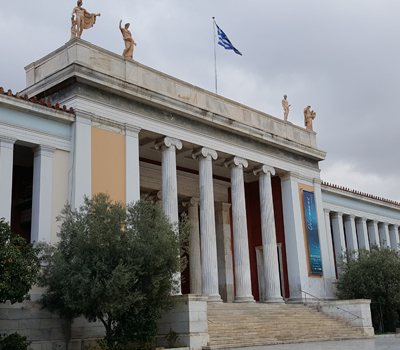
#> input picture Python/openCV/images/perspective.jpg, 400 x 350 px
$ python perspective_transform.py
#> lines starting #> are read from the running program, lines starting #| are printed output that depends on the picture; after the words box and inside, x2 and y2 are one past the last pixel; in counts of white or black regions, pixels touching at a corner belong together
#!/usr/bin/env python
# coding: utf-8

# In[1]:


import numpy as np, cv2


# In[2]:


image = cv2.imread('images/perspective.jpg', cv2.IMREAD_COLOR)
#> image is the input picture: shape (350, 400, 3); mean B, G, R 129, 129.1, 128.7
if image is None: raise Exception("영상 파일을 읽기 에러")


# In[3]:


pts1 = np.float32([(80, 40),  (315, 133), (75, 300), (335, 300)] )
pts2 = np.float32([(50, 60),  (340, 60), (50, 320), (340, 320)])
perspect_mat = cv2.getPerspectiveTransform(pts1, pts2) #.astype('float32')
dst = cv2.warpPerspective(image, perspect_mat, image.shape[1::-1], cv2.INTER_CUBIC)
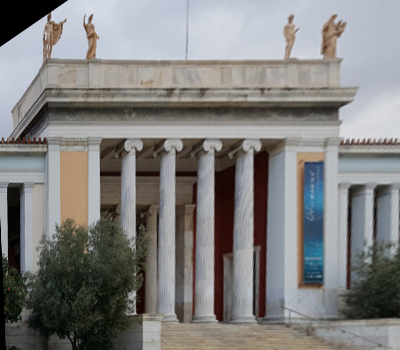
#> dst: shape (350, 400, 3); mean B, G, R 126.4, 127.5, 128.4
print("[perspect_mat] = \n%s\n" % perspect_mat )


# In[4]:


## 변환 좌표 계산 - 행렬 내적 이용 방법
ones = np.ones((4,1), np.float64)
pts3 = np.append(pts1, ones, axis=1)              # 원본 좌표 -> 동차 좌표 저장
pts4 = cv2.gemm(pts3, perspect_mat.T, 1, None, 1)  # 행렬 곱으로 좌표 변환값 계산


# [8 lines of commented-out code are left out]
print(" 원본 영상 좌표 \t 목적 영상 좌표 \t\t 동차 좌표 \t\t 변환 결과 좌표")


# In[6]:


for i in range(len(pts4)):
    pts4[i] /= pts4[i][2]
    print("%i : %-14s %-14s %-18s%-18s" % (i, pts1[i], pts2[i], pts3[i], pts4[i]))
    cv2.circle(image, tuple(pts1[i].astype(int)), 4, (0, 255, 0), -1) # 원본 영상에 pts1 표시
    cv2.circle(dst  , tuple(pts2[i].astype(int)), 4, (0, 255, 0), -1) # 목적 영상에 pts2 표시
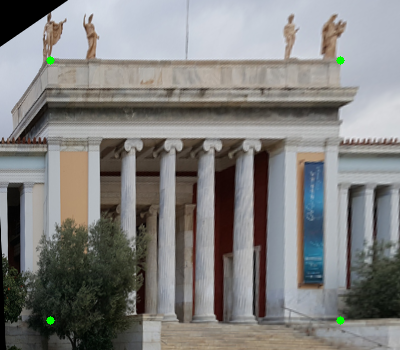
#> dst: shape (350, 400, 3); 0.14% of pixels changed, all inside (x1, y1, x2, y2) = (46, 56, 345, 325)
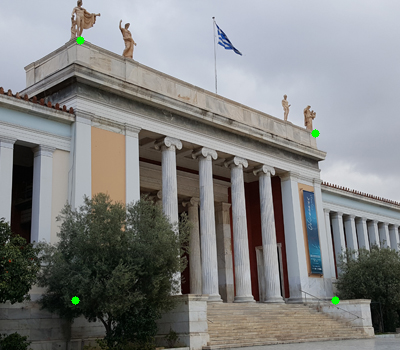
#> image: shape (350, 400, 3); 0.14% of pixels changed, all inside (x1, y1, x2, y2) = (71, 36, 340, 305)
#> after the loop, pts4 = [[50, 60, 1], [340, 60, 1], [50, 320, 1], [340, 320, 1]]


# In[7]:


cv2.imshow("image", image)
cv2.imshow("dst_perspective", dst)
cv2.waitKey(0)
cv2.destroyAllWindows()


# In[ ]:

$ run again, with Python/openCV/images/abs_test2.jpg copied over Python/openCV/images/perspective.jpg
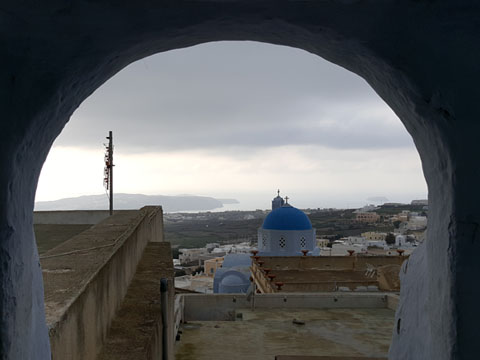
#> input picture Python/openCV/images/abs_test2.jpg, 480 x 360 px
#> image is the input picture: shape (360, 480, 3); mean B, G, R 95.3, 93.7, 91.5
#> after the loop `for i in range(len(pts4)):`:
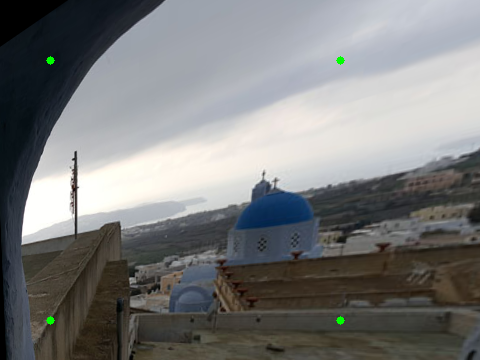
#> dst: shape (360, 480, 3); mean B, G, R 123.7, 123.6, 122.7
#> after the loop `for i in range(len(pts4)):`:
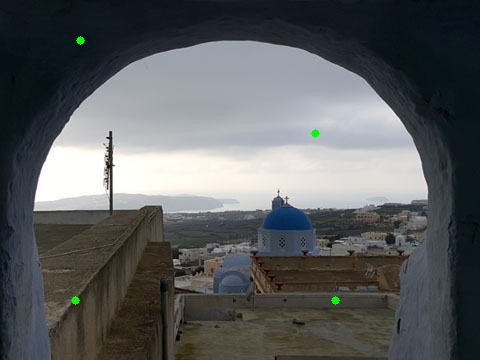
#> image: shape (360, 480, 3); 0.11% of pixels changed, all inside (x1, y1, x2, y2) = (71, 36, 340, 305)
#> after the loop `for i in range(len(pts4)):`: pts4 = [[50, 60, 1], [340, 60, 1], [50, 320, 1], [340, 320, 1]]

$ run again, with Python/openCV/images/affine.jpg copied over Python/openCV/images/perspective.jpg
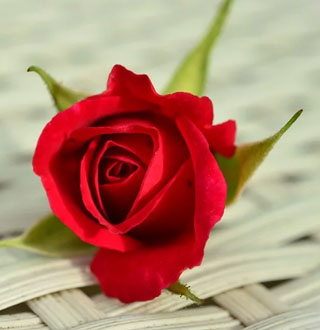
#> input picture Python/openCV/images/affine.jpg, 320 x 330 px
#> image is the input picture: shape (330, 320, 3); mean B, G, R 114.7, 134.8, 178.7
#> `dst = cv2.warpPerspective(image, perspect_mat, image.shape[1::-1], cv2..`:
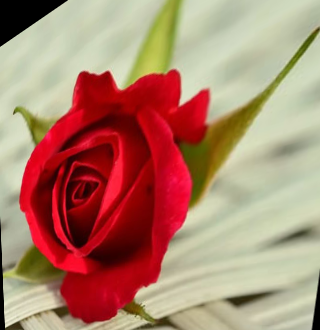
#> dst: shape (330, 320, 3); mean B, G, R 109.5, 130.2, 175
#> after the loop `for i in range(len(pts4)):`:
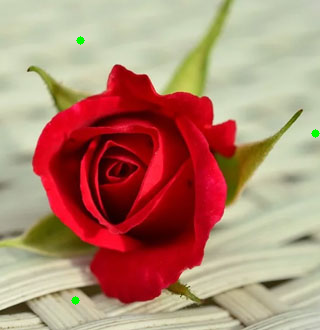
#> image: shape (330, 320, 3); 0.14% of pixels changed, all inside (x1, y1, x2, y2) = (71, 36, 320, 305)
#> after the loop `for i in range(len(pts4)):`: pts4 = [[50, 60, 1], [340, 60, 1], [50, 320, 1], [340, 320, 1]]
